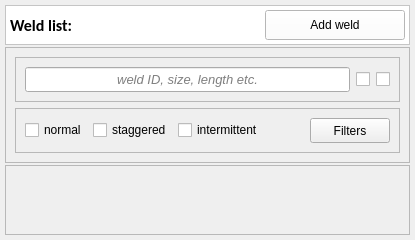
              <widget class="QWidget" name="weldsTab">
               <attribute name="title">
                <string>Welds</string>
               </attribute>
               <layout class="QVBoxLayout" name="weldsTabLayout">
                <property name="spacing">
                 <number>2</number>
                </property>
                <property name="leftMargin">
                 <number>5</number>
                </property>
                <property name="topMargin">
                 <number>5</number>
                </property>
                <property name="rightMargin">
                 <number>5</number>
                </property>
                <property name="bottomMargin">
                 <number>5</number>
                </property>
                <item alignment="Qt::AlignTop">
                 <widget class="QFrame" name="frame_4">
                  <property name="styleSheet">
                   <string notr="true">background-color: rgb(255, 255, 255);</string>
                  </property>
                  <property name="frameShape">
                   <enum>QFrame::StyledPanel</enum>
                  </property>
                  <property name="frameShadow">
                   <enum>QFrame::Raised</enum>
                  </property>
                  <layout class="QHBoxLayout" name="horizontalLayout_19">
                   <property name="leftMargin">
                    <number>4</number>
                   </property>
                   <property name="topMargin">
                    <number>4</number>
                   </property>
                   <property name="rightMargin">
                    <number>4</number>
                   </property>
                   <property name="bottomMargin">
                    <number>4</number>
                   </property>
                   <item>
                    <widget class="QLabel" name="label_2">
                     <property name="sizePolicy">
                      <sizepolicy hsizetype="Expanding" vsizetype="Preferred">
                       <horstretch>0</horstretch>
                       <verstretch>0</verstretch>
                      </sizepolicy>
                     </property>
                     <property name="font">
                      <font>
                       <family>Calibri</family>
                       <pointsize>12</pointsize>
                       <weight>75</weight>
                       <bold>true</bold>
                      </font>
                     </property>
                     <property name="text">
                      <string>Weld list:</string>
                     </property>
                    </widget>
                   </item>
                   <item>
                    <widget class="QPushButton" name="addWeldBtn">
                     <property name="sizePolicy">
                      <sizepolicy hsizetype="Preferred" vsizetype="Fixed">
                       <horstretch>0</horstretch>
                       <verstretch>0</verstretch>
                      </sizepolicy>
                     </property>
                     <property name="minimumSize">
                      <size>
                       <width>140</width>
                       <height>30</height>
                      </size>
                     </property>
                     <property name="styleSheet">
                      <string notr="true">color: rgb(0, 0, 0);</string>
                     </property>
                     <property name="text">
                      <string>Add weld</string>
                     </property>
                     <property name="icon">
                      <iconset resource="../resources.qrc">
                       <normaloff>:/Icons/Icons/plus-circle.svg</normaloff>:/Icons/Icons/plus-circle.svg</iconset>
                     </property>
                    </widget>
                   </item>
                  </layout>
                 </widget>
                </item>
                <item>
                 <widget class="QFrame" name="frame_7">
                  <property name="frameShape">
                   <enum>QFrame::StyledPanel</enum>
                  </property>
                  <property name="frameShadow">
                   <enum>QFrame::Raised</enum>
                  </property>
                  <layout class="QVBoxLayout" name="verticalLayout_23">
                   <item>
                    <widget class="QFrame" name="frame_15">
                     <property name="frameShape">
                      <enum>QFrame::StyledPanel</enum>
                     </property>
                     <property name="frameShadow">
                      <enum>QFrame::Raised</enum>
                     </property>
                     <layout class="QHBoxLayout" name="horizontalLayout_4">
                      <item>
                       <widget class="QLineEdit" name="lineEdit">
                        <property name="minimumSize">
                         <size>
                          <width>0</width>
                          <height>25</height>
                         </size>
                        </property>
                        <property name="font">
                         <font>
                          <family>Arial</family>
                          <pointsize>10</pointsize>
                          <weight>50</weight>
                          <italic>true</italic>
                          <bold>false</bold>
                         </font>
                        </property>
                        <property name="inputMask">
                         <string/>
                        </property>
                        <property name="text">
                         <string/>
                        </property>
                        <property name="alignment">
                         <set>Qt::AlignCenter</set>
                        </property>
                        <property name="placeholderText">
                         <string notr="true">weld ID, size, length etc.</string>
                        </property>
                        <property name="clearButtonEnabled">
                         <bool>true</bool>
                        </property>
                       </widget>
                      </item>
                      <item>
                       <widget class="QCheckBox" name="checkBox_2">
                        <property name="text">
                         <string/>
                        </property>
                        <property name="icon">
                         <iconset resource="../resources.qrc">
                          <normaloff>:/Icons/Icons/weldIcon_weldBanner.png</normaloff>:/Icons/Icons/weldIcon_weldBanner.png</iconset>
                        </property>
                        <property name="iconSize">
                         <size>
                          <width>20</width>
                          <height>20</height>
                         </size>
                        </property>
                       </widget>
                      </item>
                      <item>
                       <widget class="QCheckBox" name="checkBox">
                        <property name="text">
                         <string/>
                        </property>
                        <property name="icon">
                         <iconset resource="../resources.qrc">
                          <normaloff>:/Icons/Icons/weldIcon_weldRoundedLine.png</normaloff>:/Icons/Icons/weldIcon_weldRoundedLine.png</iconset>
                        </property>
                        <property name="iconSize">
                         <size>
                          <width>20</width>
                          <height>20</height>
                         </size>
                        </property>
                       </widget>
                      </item>
                     </layout>
                    </widget>
                   </item>
                   <item>
                    <widget class="QFrame" name="frame_12">
                     <property name="frameShape">
                      <enum>QFrame::StyledPanel</enum>
                     </property>
                     <property name="frameShadow">
                      <enum>QFrame::Raised</enum>
                     </property>
                     <layout class="QHBoxLayout" name="horizontalLayout_5">
                      <item>
                       <widget class="QCheckBox" name="checkBox_3">
                        <property name="text">
                         <string>normal</string>
                        </property>
                       </widget>
                      </item>
                      <item>
                       <widget class="QCheckBox" name="checkBox_4">
                        <property name="text">
                         <string>staggered</string>
                        </property>
                       </widget>
                      </item>
                      <item>
                       <widget class="QCheckBox" name="checkBox_5">
                        <property name="text">
                         <string>intermittent</string>
                        </property>
                       </widget>
                      </item>
                      <item>
                       <spacer name="horizontalSpacer_2">
                        <property name="orientation">
                         <enum>Qt::Horizontal</enum>
                        </property>
                        <property name="sizeHint" stdset="0">
                         <size>
                          <width>40</width>
                          <height>20</height>
                         </size>
                        </property>
                       </spacer>
                      </item>
                      <item>
                       <widget class="QPushButton" name="pushButton_2">
                        <property name="minimumSize">
                         <size>
                          <width>60</width>
                          <height>25</height>
                         </size>
                        </property>
                        <property name="text">
                         <string>Filters</string>
                        </property>
                       </widget>
                      </item>
                     </layout>
                    </widget>
                   </item>
                  </layout>
                 </widget>
                </item>
                <item>
                 <widget class="QScrollArea" name="weldListWidget">
                  <property name="horizontalScrollBarPolicy">
                   <enum>Qt::ScrollBarAlwaysOff</enum>
                  </property>
                  <property name="sizeAdjustPolicy">
                   <enum>QAbstractScrollArea::AdjustToContents</enum>
                  </property>
                  <property name="widgetResizable">
                   <bool>true</bool>
                  </property>
                  <property name="alignment">
                   <set>Qt::AlignCenter</set>
                  </property>
                  <widget class="QWidget" name="weldListWidgetContent">
                   <property name="geometry">
                    <rect>
                     <x>0</x>
                     <y>0</y>
                     <width>613</width>
                     <height>666</height>
                    </rect>
                   </property>
                  </widget>
                 </widget>
                </item>
               </layout>
              </widget>
